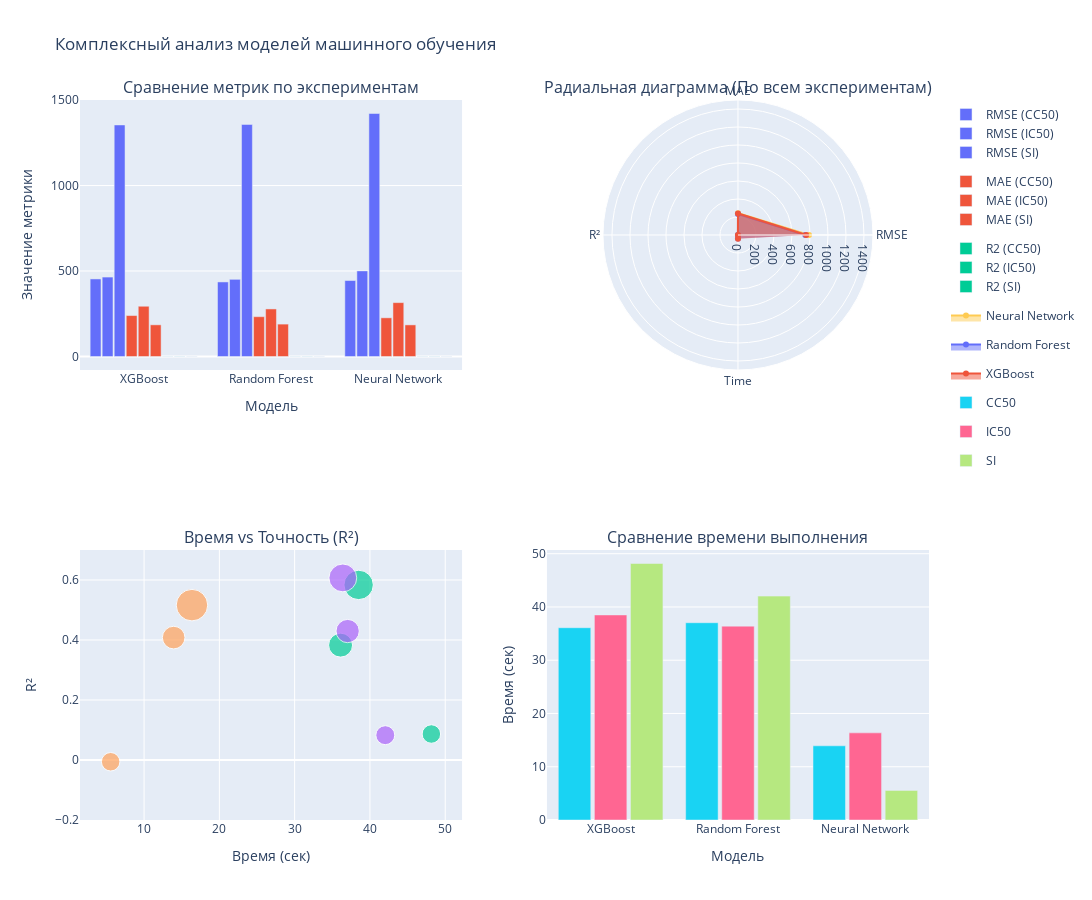

Notebook source saved alongside this figure:
### Code cell
data = [
    {'Model': 'XGBoost', 'RMSE': 453.6970170345226, 'R2': 0.38289524210601866, 
     'MAE': 239.59144403129596, 'Time (sec)': 36.1, 'Experiment': 'CC50'},
    {'Model': 'Random Forest', 'RMSE': 436.11637588125706, 'R2': 0.4297939302469558, 
     'MAE': 232.8684192239013, 'Time (sec)': 37.04, 'Experiment': 'CC50'},
    {'Model': 'Neural Network', 'RMSE': 444.35585600050246, 'R2': 0.40804476859885574, 
     'MAE': 226.32868484640161, 'Time (sec)': 13.93, 'Experiment': 'CC50'},
    
    {'Model': 'XGBoost', 'RMSE': 464.625965390857, 'R2': 0.5836103432048649, 
     'MAE': 293.9290645038305, 'Time (sec)': 38.5, 'Experiment': 'IC50'},
    {'Model': 'Random Forest', 'RMSE': 451.4122933858691, 'R2': 0.6069572911500704, 
     'MAE': 278.1825514417777, 'Time (sec)': 36.4, 'Experiment': 'IC50'},
    {'Model': 'Neural Network', 'RMSE': 500.8051765036426, 'R2': 0.5162392838021651, 
     'MAE': 315.15490719920564, 'Time (sec)': 16.36, 'Experiment': 'IC50'},
    
    {'Model': 'XGBoost', 'RMSE': 1354.477735415758, 'R2': 0.0866588120110402, 
     'MAE': 185.27528527951281, 'Time (sec)': 48.16, 'Experiment': 'SI'},
    {'Model': 'Random Forest', 'RMSE': 1357.3601204029133, 'R2': 0.08276741977672442, 
     'MAE': 189.53613747755819, 'Time (sec)': 42.04, 'Experiment': 'SI'},
    {'Model': 'Neural Network', 'RMSE': 1421.3971370178479, 'R2': -0.005819785806299382, 
     'MAE': 184.91516004662247, 'Time (sec)': 5.56, 'Experiment': 'SI'}
]

df = pd.DataFrame(data)

fig = make_subplots(
    rows=2, cols=2,
    specs=[[{"type": "xy"}, {"type": "polar"}],
           [{"type": "xy"}, {"type": "xy"}]],
    subplot_titles=("Сравнение метрик по экспериментам", 
                   "Радиальная диаграмма (По всем экспериментам)",
                   "Время vs Точность (R²)",
                   "Сравнение времени выполнения")
)


metrics = ['RMSE', 'MAE', 'R2']
for i, metric in enumerate(metrics):
    for exp in df['Experiment'].unique():
        exp_data = df[df['Experiment'] == exp]
        fig.add_trace(
            go.Bar(
                x=exp_data['Model'],
                y=exp_data[metric],
                name=f"{metric} ({exp})",
                legendgroup=metric,
                marker_color=px.colors.qualitative.Plotly[i],
                showlegend=True
            ),
            row=1, col=1
        )


avg_metrics = df.groupby('Model').mean(numeric_only=True).reset_index()

for model in avg_metrics['Model'].unique():
    model_data = avg_metrics[avg_metrics['Model'] == model].iloc[0]
    fig.add_trace(
        go.Scatterpolar(
            r=[model_data['RMSE'], model_data['MAE'], model_data['R2'], model_data['Time (sec)']],
            theta=['RMSE', 'MAE', 'R²', 'Time'],
            fill='toself',
            name=model,
            subplot="polar"
        ),
        row=1, col=2
    )


for model in df['Model'].unique():
    model_data = df[df['Model'] == model]
    fig.add_trace(
        go.Scatter(
            x=model_data['Time (sec)'],
            y=model_data['R2'],
            mode='markers',
            marker_size=model_data['MAE']/10,
            name=model,
            text=model_data['Experiment'],
            hovertemplate="<b>%{text}</b><br>Time: %{x}s<br>R²: %{y}<br>MAE: %{marker.size:.1f}",
            showlegend=False
        ),
        row=2, col=1
    )

for exp in df['Experiment'].unique():
    exp_data = df[df['Experiment'] == exp]
    fig.add_trace(
        go.Bar(
            x=exp_data['Model'],
            y=exp_data['Time (sec)'],
            name=exp,
            showlegend=True
        ),
        row=2, col=2
    )

fig.update_layout(
    height=900,
    width=1200,
    title_text="Комплексный анализ моделей машинного обучения",
    polar=dict(
        radialaxis=dict(
            visible=True,
            range=[0, 1500]
        )
    ),
    bargap=0.15,
    bargroupgap=0.1
)

fig.update_yaxes(title_text="Значение метрики", row=1, col=1)
fig.update_yaxes(title_text="R²", range=[-0.2, 0.7], row=2, col=1)
fig.update_xaxes(title_text="Модель", row=1, col=1)
fig.update_xaxes(title_text="Время (сек)", row=2, col=1)
fig.update_xaxes(title_text="Модель", row=2, col=2)
fig.update_yaxes(title_text="Время (сек)", row=2, col=2)

fig.show()

### Figure 1 — Plotly figure (JSON) as saved in the notebook; plotly's stock layout.template omitted (floating-point values rounded to 4 significant figures)
{"data": [{"legendgroup": "RMSE", "marker": {"color": "#636EFA"}, "name": "RMSE (CC50)", "showlegend": true, "type": "bar", "x": ["XGBoost", "Random Forest", "Neural Network"], "xaxis": "x", "y": [453.7, 436.1, 444.4], "yaxis": "y"}, {"legendgroup": "RMSE", "marker": {"color": "#636EFA"}, "name": "RMSE (IC50)", "showlegend": true, "type": "bar", "x": ["XGBoost", "Random Forest", "Neural Network"], "xaxis": "x", "y": [464.6, 451.4, 500.8], "yaxis": "y"}, {"legendgroup": "RMSE", "marker": {"color": "#636EFA"}, "name": "RMSE (SI)", "showlegend": true, "type": "bar", "x": ["XGBoost", "Random Forest", "Neural Network"], "xaxis": "x", "y": [1354.0, 1357.0, 1421.0], "yaxis": "y"}, {"legendgroup": "MAE", "marker": {"color": "#EF553B"}, "name": "MAE (CC50)", "showlegend": true, "type": "bar", "x": ["XGBoost", "Random Forest", "Neural Network"], "xaxis": "x", "y": [239.6, 232.9, 226.3], "yaxis": "y"}, {"legendgroup": "MAE", "marker": {"color": "#EF553B"}, "name": "MAE (IC50)", "showlegend": true, "type": "bar", "x": ["XGBoost", "Random Forest", "Neural Network"], "xaxis": "x", "y": [293.9, 278.2, 315.2], "yaxis": "y"}, {"legendgroup": "MAE", "marker": {"color": "#EF553B"}, "name": "MAE (SI)", "showlegend": true, "type": "bar", "x": ["XGBoost", "Random Forest", "Neural Network"], "xaxis": "x", "y": [185.3, 189.5, 184.9], "yaxis": "y"}, {"legendgroup": "R2", "marker": {"color": "#00CC96"}, "name": "R2 (CC50)", "showlegend": true, "type": "bar", "x": ["XGBoost", "Random Forest", "Neural Network"], "xaxis": "x", "y": [0.3829, 0.4298, 0.408], "yaxis": "y"}, {"legendgroup": "R2", "marker": {"color": "#00CC96"}, "name": "R2 (IC50)", "showlegend": true, "type": "bar", "x": ["XGBoost", "Random Forest", "Neural Network"], "xaxis": "x", "y": [0.5836, 0.607, 0.5162], "yaxis": "y"}, {"legendgroup": "R2", "marker": {"color": "#00CC96"}, "name": "R2 (SI)", "showlegend": true, "type": "bar", "x": ["XGBoost", "Random Forest", "Neural Network"], "xaxis": "x", "y": [0.08666, 0.08277, -0.00582], "yaxis": "y"}, {"fill": "toself", "name": "Neural Network", "r": [788.9, 242.1, 0.3062, 11.95], "subplot": "polar", "theta": ["RMSE", "MAE", "R²", "Time"], "type": "scatterpolar"}, {"fill": "toself", "name": "Random Forest", "r": [748.3, 233.5, 0.3732, 38.49], "subplot": "polar", "theta": ["RMSE", "MAE", "R²", "Time"], "type": "scatterpolar"}, {"fill": "toself", "name": "XGBoost", "r": [757.6, 239.6, 0.3511, 40.92], "subplot": "polar", "theta": ["RMSE", "MAE", "R²", "Time"], "type": "scatterpolar"}, {"hovertemplate": "<b>%{text}</b><br>Time: %{x}s<br>R²: %{y}<br>MAE: %{marker.size:.1f}", "marker": {"size": [23.96, 29.39, 18.53]}, "mode": "markers", "name": "XGBoost", "showlegend": false, "text": ["CC50", "IC50", "SI"], "type": "scatter", "x": [36.1, 38.5, 48.16], "xaxis": "x2", "y": [0.3829, 0.5836, 0.08666], "yaxis": "y2"}, {"hovertemplate": "<b>%{text}</b><br>Time: %{x}s<br>R²: %{y}<br>MAE: %{marker.size:.1f}", "marker": {"size": [23.29, 27.82, 18.95]}, "mode": "markers", "name": "Random Forest", "showlegend": false, "text": ["CC50", "IC50", "SI"], "type": "scatter", "x": [37.04, 36.4, 42.04], "xaxis": "x2", "y": [0.4298, 0.607, 0.08277], "yaxis": "y2"}, {"hovertemplate": "<b>%{text}</b><br>Time: %{x}s<br>R²: %{y}<br>MAE: %{marker.size:.1f}", "marker": {"size": [22.63, 31.52, 18.49]}, "mode": "markers", "name": "Neural Network", "showlegend": false, "text": ["CC50", "IC50", "SI"], "type": "scatter", "x": [13.93, 16.36, 5.56], "xaxis": "x2", "y": [0.408, 0.5162, -0.00582], "yaxis": "y2"}, {"name": "CC50", "showlegend": true, "type": "bar", "x": ["XGBoost", "Random Forest", "Neural Network"], "xaxis": "x3", "y": [36.1, 37.04, 13.93], "yaxis": "y3"}, {"name": "IC50", "showlegend": true, "type": "bar", "x": ["XGBoost", "Random Forest", "Neural Network"], "xaxis": "x3", "y": [38.5, 36.4, 16.36], "yaxis": "y3"}, {"name": "SI", "showlegend": true, "type": "bar", "x": ["XGBoost", "Random Forest", "Neural Network"], "xaxis": "x3", "y": [48.16, 42.04, 5.56], "yaxis": "y3"}], "layout": {"annotations": [{"font": {"size": 16}, "showarrow": false, "text": "Сравнение метрик по экспериментам", "x": 0.225, "xanchor": "center", "xref": "paper", "y": 1, "yanchor": "bottom", "yref": "paper"}, {"font": {"size": 16}, "showarrow": false, "text": "Радиальная диаграмма (По всем экспериментам)", "x": 0.775, "xanchor": "center", "xref": "paper", "y": 1, "yanchor": "bottom", "yref": "paper"}, {"font": {"size": 16}, "showarrow": false, "text": "Время vs Точность (R²)", "x": 0.225, "xanchor": "center", "xref": "paper", "y": 0.375, "yanchor": "bottom", "yref": "paper"}, {"font": {"size": 16}, "showarrow": false, "text": "Сравнение времени выполнения", "x": 0.775, "xanchor": "center", "xref": "paper", "y": 0.375, "yanchor": "bottom", "yref": "paper"}], "bargap": 0.15, "bargroupgap": 0.1, "height": 900, "polar": {"domain": {"x": [0.55, 1], "y": [0.625, 1]}, "radialaxis": {"range": [0, 1500], "visible": true}}, "title": {"text": "Комплексный анализ моделей машинного обучения"}, "width": 1200, "xaxis": {"anchor": "y", "domain": [0, 0.45], "title": {"text": "Модель"}}, "xaxis2": {"anchor": "y2", "domain": [0, 0.45], "title": {"text": "Время (сек)"}}, "xaxis3": {"anchor": "y3", "domain": [0.55, 1], "title": {"text": "Модель"}}, "yaxis": {"anchor": "x", "domain": [0.625, 1], "title": {"text": "Значение метрики"}}, "yaxis2": {"anchor": "x2", "domain": [0, 0.375], "range": [-0.2, 0.7], "title": {"text": "R²"}}, "yaxis3": {"anchor": "x3", "domain": [0, 0.375], "title": {"text": "Время (сек)"}}}}
